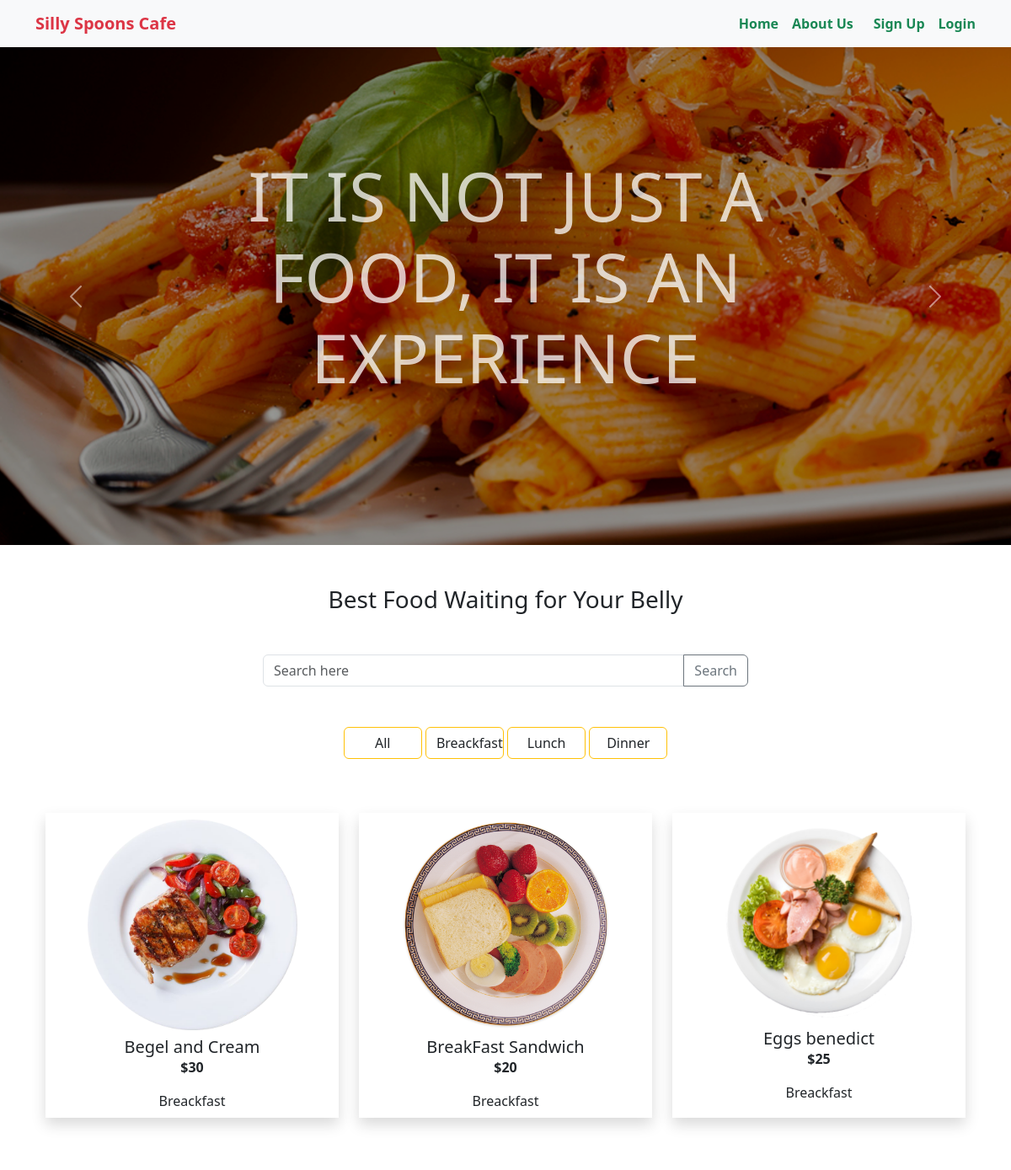
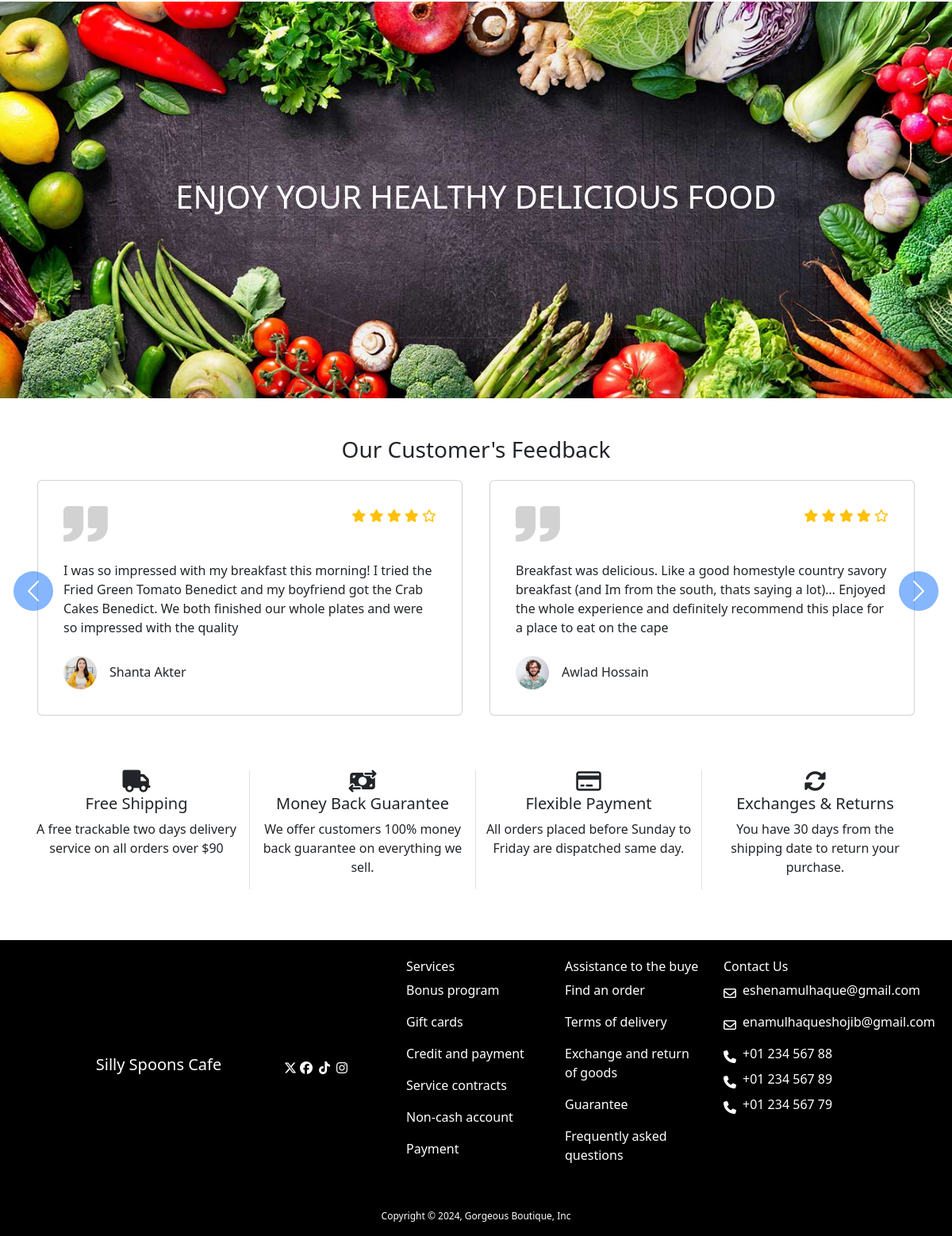
/category/beakfast/, run on the app's committed database (2 pictures, top to bottom).
### food/models.py (models this page shows, shortened)
class Category(models.Model):
    name = models.CharField(max_length=30)
    slug = models.SlugField(max_length=40)
    image = models.ImageField(upload_to='food/images', null=True, blank=True)

class Food(models.Model):
    foodid = models.IntegerField(primary_key=True)
    name = models.CharField(max_length=50)
    price = models.IntegerField()
    description = models.TextField()
    rating = models.FloatField(default=0.0)
    category = models.ForeignKey(Category, on_delete=models.CASCADE)
    author = models.ForeignKey(User, on_delete=models.CASCADE)
    image = models.ImageField(upload_to='food/images')

### food_website/views.py (the view)
# urls.py: 2. Add a URL to urlpatterns:  path('', views.home, name='home')
def home(request, category_slug = None):
    data = Food.objects.all()
    if category_slug is not None:
        category = Category.objects.get(slug=category_slug)
        data = Food.objects.filter(category = category)
    category = Category.objects.all()
    return render(request, 'home.html', {'data': data, 'category': category, 'type': 'Home Page'})

### templates/home.html (shortened to what this page needs)
{% extends 'base.html' %}
{% load static %}
{% block content %}
<div id="carouselExampleAutoplaying" class="carousel slide" data-bs-ride="carousel">
  <div class="carousel-inner">
    <div class="carousel-item active  h-100 c-item">
      <img src="{% static 'images/b1.png' %}" class="d-block w-100" alt="...">
      <div class="carousel-caption d-lg-block d-block h-100 text-lg-center text-sm-center d-lg-flex d-sm-flex flex-lg-column flex-sm-column justify-content-center justify-content-sm-center align-items-center align-items-sm-center">
        <h1 class="banner-txt opacity-75">IT IS NOT JUST A FOOD, IT IS AN EXPERIENCE</h1>
      </div>
    </div>
  </div>
  <button class="carousel-control-prev" type="button" data-bs-target="#carouselExampleAutoplaying" data-bs-slide="prev">
    <span class="carousel-control-prev-icon" aria-hidden="true"></span>
  </button>
  <button class="carousel-control-next" type="button" data-bs-target="#carouselExampleAutoplaying" data-bs-slide="next">
    <span class="carousel-control-next-icon" aria-hidden="true"></span>
  </button>
</div>
<h3 class="my-5 text-center">Best Food Waiting for Your Belly</h3>
<form method="get" action="{% url 'search' %}" class="input-group container mb-3 w-50">
  <input type="text" class="form-control" placeholder="Search here" aria-label="Recipient's username" aria-describedby="button-addon2" name="query" id="search">
  <button class="btn btn-outline-secondary" type="submit" id="button-addon2">Search</button>
</form>
<div class="container text-center my-5">
  <div class="grid gap-3">
    <div class="col-1 btn btn-outline-warning "><a class="text-decoration-none text-dark" href="{% url 'home' %}">All</a></div>
      {% for b in category %}
          <div class="col-1 btn btn-outline-warning "><a class="text-decoration-none text-dark" href="{% url 'category_wise_food' b.slug %}">{{b.name}}</a></div>
      {% endfor %}
  </div>
</div>
<div class="row my-5 container m-auto">
  {% if data %}
  {% for food in data %}
  <div class="col-lg-4 my-3 box ">
    <a href="{% url 'food_details' food.foodid %}" class="text-decoration-none text-center text-dark">
    <div class=" h-100 shadow p-2">
      <div class="card-body">
        <img src="{{food.image.url}}" class="card-img-top cd-image w-75 h-75" alt="...">
        <h5 class="card-title fw-light mt-2">{{food.name}}</h5>
        <p class="card-text fw-bold">${{food.price}}</p>
        <p class="card-text fw-bold"><span class="fw-light">{{food.category.name}}</span></p>
      </div>
    </div>
  </a>
  </div>
  {% endfor %}
  {% else %}
  <div style="height: 400px;">
    <h3 class="text-center text-danger">No item found</h3>
  </div>
  {% endif %}
</div>
<div class="my-5 food-image d-flex flex-column justify-content-center align-items-center">
  <h1>ENJOY YOUR HEALTHY DELICIOUS FOOD</h1>
</div>
<section class="container">
  <div class="width-title mb-3 center-title text-center">
    <h3>Our Customer's Feedback</h3>
  </div>
  <div id="carouselExampleIndicators" class="carousel slide" data-bs-ride="true">
    <div class="carousel-inner ">
      <div class="carousel-item active bg-white">
        <div class="row g-lg-4 g-md-4 g-4">
          <div class="col-lg-6 col-md-12 col-12">
            <div class="card p-3">
              <div class="card-body">
                <div class="d-flex justify-content-between">
                  <img class="img-fluid" src="{% static 'images/comma.png' %}" alt="">
                  <div>
                    <i class="fa-solid fa-star text-warning"></i>
                    <i class="fa-solid fa-star text-warning"></i>
                    <i class="fa-solid fa-star text-warning"></i>
                    <i class="fa-solid fa-star text-warning"></i>
                    <i class="fa-regular fa-star text-warning"></i>
                  </div>
                </div>
                <p class="card-text text-dark my-4">I was so impressed with my breakfast this morning! I tried the Fried Green Tomato Benedict and my boyfriend got the Crab Cakes Benedict. We both finished our whole plates and were so impressed with the quality </p>
                <div class="d-flex align-items-center">
                  <img class="img-fluid" src="{% static 'images/customar2.png' %}" alt="">
                  <div class="ms-3">
                    <h6 class="text-dark mb-0">Shanta Akter</h6>
                  </div>
                </div>
              </div>
            </div>
          </div>
          <div class="col-lg-6 col-md-12 col-12">
            <div class="card p-3">
              <div class="card-body">
                <div class="d-flex justify-content-between">
                  <img class="img-fluid" src="{% static 'images/comma.png' %}" alt="">
                  <div>
                    <i class="fa-solid fa-star text-warning"></i>
                    <i class="fa-solid fa-star text-warning"></i>
                    <i class="fa-solid fa-star text-warning"></i>
                    <i class="fa-solid fa-star text-warning"></i>
                    <i class="fa-regular fa-star text-warning"></i>
                  </div>
                </div>
                <p class="card-text text-dark my-4">Breakfast was delicious. Like a good homestyle country savory breakfast (and Im from the south, thats saying a lot)… Enjoyed the whole experience and definitely recommend this place for a place to eat on the cape</p>
                <div class="d-flex align-items-center">
                  <img class="img-fluid" src="{% static 'images/customar1.png' %}" alt="">
                  <div class="ms-3">
                    <h6 class="text-dark mb-0">Awlad Hossain</h6>
                  </div>
                </div>
              </div>
            </div>
          </div>
        </div>
      </div>
    </div>
    <button class="prev bg-primary rounded-circle d-lg-block d-md-none d-none" type="button"
      data-bs-target="#carouselExampleIndicators" data-bs-slide="prev">
      <span class="carousel-control-prev-icon p-0" aria-hidden="true"></span>
    </button>
    <button class="next bg-primary rounded-circle d-lg-block d-md-none d-none" type="button"
      data-bs-target="#carouselExampleIndicators" data-bs-slide="next">
      <span class="carousel-control-next-icon" aria-hidden="true"></span>
    </button>
  </div>
</section>
<div class="container text-center my-5">
  <div class="row">
    <div class="col-lg-3 col-sm-12 border-end my-sm-3">
      <i class="fa-solid fa-truck fs-3"></i>
      <h5>Free Shipping</h5>
      <p class="icon-text">A free trackable two days delivery service on all orders over $90</p>
    </div>
    <div class="col-lg-3 col-sm-12 border-end my-sm-3">
      <i class="fa-solid fa-money-bill-transfer fs-3"></i>
      <h5>Money Back Guarantee</h5>
      <p class="icon-text">We offer customers 100% money back guarantee on everything we sell.</p>
    </div>
    <div class="col-lg-3 col-sm-12 border-end my-sm-3">
      <i class="fa-regular fa-credit-card fs-3"></i>
      <h5>Flexible Payment</h5>
      <p class="icon-text">All orders placed before Sunday to Friday are dispatched same day.</p>
    </div>
    <div class="col-lg-3 col-sm-12 my-sm-3">
      <i class="fa-solid fa-rotate fs-3"></i>
      <h5>Exchanges & Returns</h5>
      <p class="icon-text">You have 30 days from the shipping date to return your purchase.</p>
    </div>
  </div>
</div>
{% endblock %}

### templates/base.html (shortened to what this page needs)
{% load static %}
<!doctype html>
<html lang="en">
  <head>
    <link rel="stylesheet" href="{% static 'css/style.css' %}">
    <link href="https://cdn.jsdelivr.net/npm/swiffy-slider@1.6.0/dist/css/swiffy-slider.min.css" rel="stylesheet">
    <link href="https://cdn.jsdelivr.net/npm/bootstrap@5.3.2/dist/css/bootstrap.min.css" rel="stylesheet">
  </head>
  <body>
    <nav class="navbar navbar-expand-lg bg-body-tertiary">
        <div class="container">
          <a class="navbar-brand fw-bold text-danger" href="#">Silly Spoons Cafe</a>
          <div class="collapse navbar-collapse" id="navbarSupportedContent">
            <ul class="navbar-nav ms-auto mb-2 mb-lg-0">
              <li class="nav-item">
                <a class="nav-link active text-success fw-bold" aria-current="page" href="{% url 'home' %}">Home</a>
              </li>
                <a class="nav-link active text-success fw-bold" aria-current="page" href="{% url 'about_us' %}">About Us</a>
            </ul>
            <div class="d-flex">
              {% if request.user.is_authenticated %}
              <a href="{% url 'food_wishlist' %}" class="btn text-danger ms-3"><i class="fa-solid fa-heart"></i></a>
              <a href="{% url 'food_cardlist' %}" class="btn text-danger ms-3"><i class="fa-solid fa-cart-shopping"></i></a>
              <a href="{% url 'food_historylist' %}" class="btn text-danger ms-3"><i class="fa-solid fa-clock-rotate-left"></i></a>
              <a href="{% url 'profile' %}" class=" ms-3 nav-profile-image"><img src="{% static 'images/profile1.png' %}" alt=""></a>
              <form method="post" action="{% url 'logout' %}">
                {% csrf_token %}
                <button class="text-success fw-bold ms-3 border-0 bg-body-tertiary mt-1" type="submit">Logout</button>
            </form>
              {% else %}
              <a href="{% url 'register' %}" class="text-success fw-bold text-decoration-none ms-3">Sign Up</a>
              <a href="{% url 'login' %}" class="text-success fw-bold text-decoration-none ms-3">Login</a>
              {% endif %}
            </div>
          </div>
        </div>
      </nav>
      {% block content %}
      {% endblock %}
      <footer class="bg-black w-100 h-50">
        <div class="text-center m-auto d-flex flex-row justify-content-center align-items-center">
          <div class="row w-100 d-flex flex-row justify-content-center">
            <div class="col-lg-2 col-sm-12 text-white py-4 d-lg-flex flex-lg-column justify-content-center align-items-center ">
                <a href="{% url 'home' %}" class="text-decoration-none"><h5 class="text-white">Silly Spoons Cafe</h5></a>
            </div>
            <div class="col-lg-2 col-sm-12 text-white py-4 d-lg-flex flex-lg-row justify-content-center align-items-center order-lg-1 order-sm-3">
            <a href="https://twitter.com/" target="_blank" class="text-decoration-none text-white"><i class="fa-brands fa-x-twitter"></i></a>
            <a href="https://www.facebook.com/" target="_blank" class="text-decoration-none text-white"><i class="fa-brands fa-facebook m-1"></i></a>
            <a href="https://www.tiktok.com/" target="_blank" class="text-decoration-none text-white"><i class="fa-brands fa-tiktok m-1"></i></a>
            <a href="https://www.instagram.com/" target="_blank" class="text-decoration-none text-white"><i class="fa-brands fa-instagram m-1"></i></a>
            </div>
            <div class="col-lg-2 col-sm-12 text-white py-4 text-lg-start text-sm-center order-lg-2 order-sm-1">
              <h6>Services</h6>
              <p class="fw-light">Bonus program</p>
              <p class="fw-light">Gift cards</p>
              <p class="fw-light">Credit and payment</p>
              <p class="fw-light">Service contracts</p>
              <p class="fw-light">Non-cash account</p>
              <p class="fw-light">Payment</p>
            </div>
            <div class="col-lg-2 col-sm-12 text-white py-4 text-lg-start text-sm-center order-lg-3 order-sm-2">
              <h6>Assistance to the buye</h6>
              <p class="fw-light">Find an order</p>
              <p class="fw-light">Terms of delivery</p>
              <p class="fw-light">Exchange and return of goods</p>
              <p class="fw-light">Guarantee</p>
              <p class="fw-light">Frequently asked questions</p>
            </div>
            <div class="col-lg-2 col-sm-12 text-white py-4 text-lg-start text-sm-center order-lg-3 order-sm-2">
              <h6>Contact Us</h6>
              <div class="d-lg-flex flex-lg-row justify-content-lg-start align-itemslg-lg-center">
                <i class="fa-regular fa-envelope me-2 pt-2"></i> <span class="mb-3 fw-light">eshenamulhaque@gmail.com</span>
              </div>
              <div class="d-lg-flex flex-lg-row justify-content-lg-start align-itemslg-lg-center">
                <i class="fa-regular fa-envelope me-2 pt-2"></i> <span class="mb-3 fw-light">enamulhaqueshojib@gmail.com</span>
              </div>
              <div class="d-lg-flex flex-lg-row justify-content-lg-start align-itemslg-lg-center">
                <i class="fa-solid fa-phone me-2 pt-2"></i> <span class="mb-2 fw-light">+01 234 567 88</span>
              </div>
              <div class="d-lg-flex flex-lg-row justify-content-lg-start align-itemslg-lg-center">
                <i class="fa-solid fa-phone me-2 pt-2"></i> <span class="mb-2 fw-light">+01 234 567 89</span>
              </div>
              <div class="d-lg-flex flex-lg-row justify-content-lg-start align-itemslg-lg-center">
                <i class="fa-solid fa-phone me-2 pt-2"></i> <span class="mb-2 fw-light">+01 234 567 79</span>
              </div>
            </div>
          </div>
        </div>
      <p class="m-0 text-white fw-light text-center p-3 footer-copy">Copyright &copy; 2024, Gorgeous Boutique, Inc</p>
      </footer>
  </body>
</html>

### static/css/style.css (style rules this page uses)
:root { --card_width: 200px; --card_border_radius: 16px; --row_increment: 5px; --card_small: 25; --card_medium: 35; --card_large: 45; }
.card { padding: 0px; margin: 5px; border-radius: var(--card_border_radius); cursor: pointer; }
.c-item { background-color: black; color: white; }
.c-item img { opacity: 0.6; }
.banner-txt { font-size: 80px;; }
.food-image { background-image: url("../images/food.jpg"); background-position: center; background-repeat: no-repeat; background-size: cover; width: 100%; height: 500px; color:white; }
.prev { left: -25px; }
.next { right: -25px; }
.prev, .next { position: absolute; top: 120px; bottom: 0; z-index: 1; display: flex; align-items: center; justify-content:center; width: 50px; height: 50px; padding: 9px; color: #fff; text-align: center; background: 0 0; border: 0; opacity: .5; transition: opacity .15s ease; }
.footer-copy { font-size: 12px; }

### data on the page
Category: name "Breackfast"
Category: name "Lunch"
Category: name "Dinner"
Food: image (picture), name "Begel and Cream", price "30", category.name "Breackfast"
Food: image (picture), name "BreakFast Sandwich", price "20", category.name "Breackfast"
Food: image (picture), name "Eggs benedict", price "25", category.name "Breackfast"
